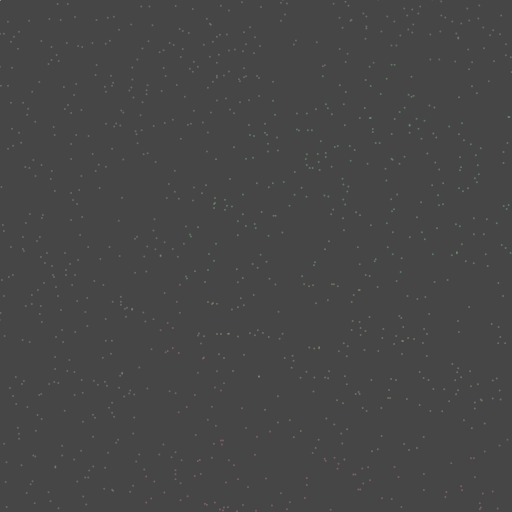
Frame 1 (no input)
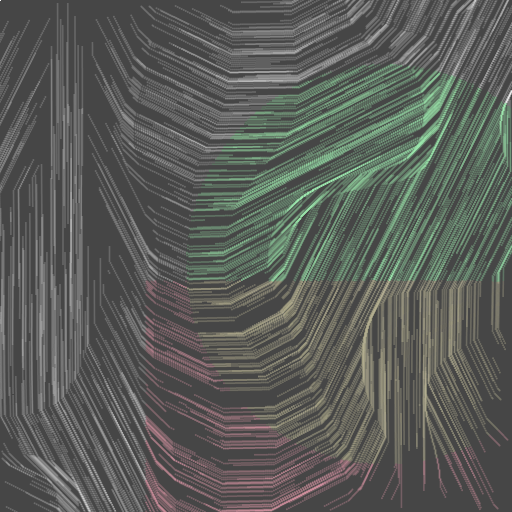
Frame 60 (no input)
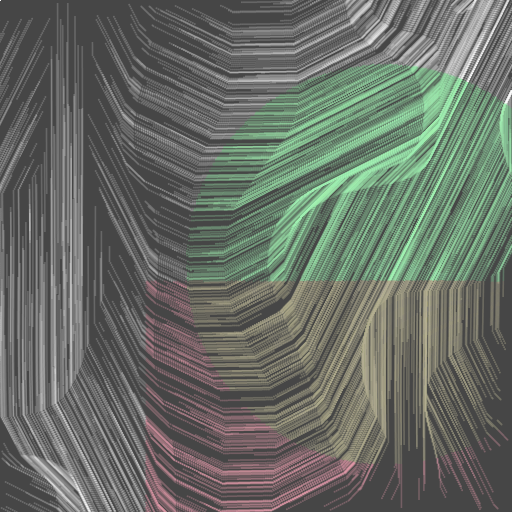
Frame 120 (the mouse pressed at the canvas centre since frame 60)

The p5.js sketch that drew these frames (run headless with seeded random() and noise() and a simulated clock; from frame 60 on, the mouse is pressed at the canvas centre):

// p5.js sketch
// ── sketch.js
const CANVAS_W = 512;
const CANVAS_H = 512;
let FPS_P;

const FLOW_FIELD = [];
let SCL;

const SPEED = 2;

const particles = [];
const n_particles = 1000;

let c;

function setup() {
  createCanvas(CANVAS_W, CANVAS_H);
  FPS_P = createP();
  background(70);

  SCL = random([0.05, 0.001]);

  for (let y = 0; y < height; y++) {
    FLOW_FIELD.push([]);
    for (let x = 0; x < width; x++) {
      const dir = noise(x * SCL, y * SCL) * TWO_PI * 2;
      FLOW_FIELD[y].push(dir);
    }
  }

  for (let i = 0; i < n_particles; i++) {
    const particle = new Particle();
    particles.push(particle);
  }

  const x_buff = width * 0.9
  const y_buff = height * 0.95
  const cp = createVector(random(x_buff, width - x_buff), random(y_buff, height - y_buff));
  const sp = createVector(random(x_buff, width - x_buff), random(y_buff, height - y_buff));
  
  const a = 200;

  c = new Circle(cp, [30, 230, 80, 30], a);
  s = new Square(sp, [230, 30, 80, 30], a);
}


function draw() {
  if (frameCount % 10 == 0) {
    FPS_P.html(frameRate().toFixed(0));
  }

  for (let i = 0; i < particles.length; i++) {
    const particle = particles[i];
    particle.update();

    if (particle.is_offscreen()) {
      particles[i] = new Particle();
    } else {
      particle.draw();
      c.draw(particle.p);
      s.draw(particle.p);
    }
  }
}


class Particle {
  constructor() {
    this.p = createVector(random(width), random(height));
    this.r = 1;
    this.fill = [255, 50];
  }

  update() {
    const x = round(this.p.x);
    const y = round(this.p.y);

    let angle;
    let dx;
    let dy;

    try {
      angle = FLOW_FIELD[y][x];
      dx = cos(angle) * SPEED;
      dy = sin(angle) * SPEED;
    } catch (e) {
      dx = 1000;
      dy = 1000;
    }

    this.p.set(x + dx, y + dy);
  }

  is_offscreen() {
    return (this.p.x + this.r < 0
            || this.p.x - this.r > width
            || this.p.y + this.r < 0
            || this.p.y - this.r > height);
  }

  draw() {
    push();
    noStroke();
    fill(this.fill);
    ellipse(this.p.x, this.p.y, this.r * 2, this.r * 2);
    pop();
  }
}


class Shape {
  constructor(p, f) {
    this.p = p;
    this.fill = f;
  }

  is_inside(pt) {
    // pass
  }

  draw(pt) {
    if (!this.is_inside(pt)) {
      return;
    }

    push();
    stroke(this.fill);
    strokeWeight(2);
    point(pt.x, pt.y);
    pop();
  }
}


class Circle extends Shape {
  constructor(p, f, r) {
    super(p, f);
    this.r = r;
  }

  is_inside(pt) {
    return this.r > dist(this.p.x, this.p.y, pt.x, pt.y);
  }
}


class Square extends Shape {
  constructor(p, f, a) {
    super(p, f);
    this.a = a;

    this.x1 = p.x - a;
    this.x2 = p.x + a;
    this.y1 = p.y - a;
    this.y2 = p.y + a;
  }

  is_inside(pt) {
    return (pt.x > this.x1
            && pt.x < this.x2
            && pt.y > this.y1
            && pt.y < this.y2);
  }
}
